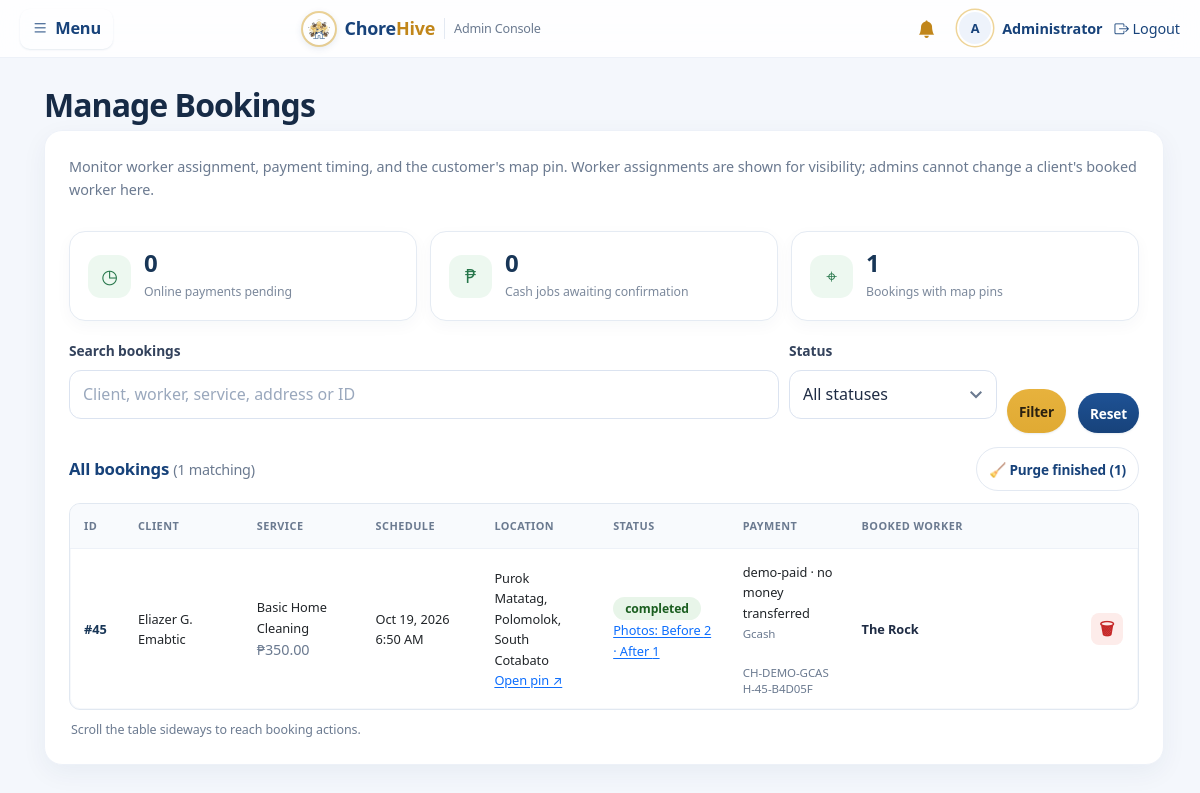
The app's page /admin/bookings.php (signed in) with its own data.
### tables this page shows
CREATE TABLE bookings (
  id INT AUTO_INCREMENT PRIMARY KEY,
  client_id INT NOT NULL,
  worker_id INT NULL,
  service_id INT NOT NULL,
  schedule DATETIME NOT NULL,
  address VARCHAR(255) NOT NULL,
  notes TEXT,
  status ENUM('pending','assigned','in_progress','awaiting_verification','completed','cancelled') DEFAULT 'pending',
  payment_status ENUM('unpaid','paid','demo_paid') NOT NULL DEFAULT 'unpaid',
  payment_method ENUM('cash','gcash','maya') NOT NULL DEFAULT 'cash',
  payment_reference VARCHAR(80) NULL,
  paid_at DATETIME NULL,
  paymongo_checkout_id VARCHAR(80) NULL,
  paymongo_payment_id VARCHAR(80) NULL,
  client_started_ack TINYINT(1) NOT NULL DEFAULT 0,
  cancel_reason VARCHAR(255) NULL,
  address_lat DECIMAL(10,7) NULL,
  address_lng DECIMAL(10,7) NULL,
  total_price DECIMAL(10,2) NOT NULL DEFAULT 0,
  created_at TIMESTAMP DEFAULT CURRENT_TIMESTAMP,
  FOREIGN KEY (client_id) REFERENCES users(id),
  FOREIGN KEY (worker_id) REFERENCES users(id),
  FOREIGN KEY (service_id) REFERENCES services(id)
);

CREATE TABLE users (
  id INT AUTO_INCREMENT PRIMARY KEY,
  name VARCHAR(100) NOT NULL,
  email VARCHAR(120) NOT NULL UNIQUE,
  password VARCHAR(255) NOT NULL,
  role ENUM('client','worker','admin') NOT NULL DEFAULT 'client',
  worker_approved TINYINT(1) NOT NULL DEFAULT 0,
  phone VARCHAR(30),
  address VARCHAR(255),
  city VARCHAR(100) NULL,
  bio TEXT,
  avatar VARCHAR(255) NULL,
  is_new TINYINT(1) DEFAULT 1,
  created_at TIMESTAMP DEFAULT CURRENT_TIMESTAMP
);

CREATE TABLE services (
  id INT AUTO_INCREMENT PRIMARY KEY,
  name VARCHAR(100) NOT NULL,
  description TEXT,
  base_price DECIMAL(10,2) NOT NULL,
  duration_hours INT DEFAULT 2
);

### config.php (called while the page is built, shortened)
<?php
function e($s) { return htmlspecialchars($s ?? '', ENT_QUOTES, 'UTF-8'); }
function status_class($s) {
    return ['pending'=>'warn','assigned'=>'info','in_progress'=>'info',
            'awaiting_verification'=>'warn','completed'=>'ok','cancelled'=>'err'][$s] ?? '';
}

### admin/bookings.php (the view, shortened to what this page needs)
<?php
require '../config.php';
require '../layout.php';
$bookingSearch = trim((string)($_GET['q'] ?? ''));
$whereParts = [];
$bookingWhere = $whereParts ? ' WHERE '.implode(' AND ', $whereParts) : '';
$res = $conn->query("SELECT b.*, s.name service, c.name client, w.name worker,
  (SELECT COUNT(*) FROM booking_photos p WHERE p.booking_id=b.id AND p.stage='before') before_count,
  (SELECT COUNT(*) FROM booking_photos p WHERE p.booking_id=b.id AND p.stage='after') after_count
  FROM bookings b JOIN services s ON s.id=b.service_id
  JOIN users c ON c.id=b.client_id LEFT JOIN users w ON w.id=b.worker_id
  $bookingWhere ORDER BY b.created_at DESC");
$finished = (int)$conn->query("SELECT COUNT(*) c FROM bookings WHERE status IN ('completed','cancelled')")->fetch_assoc()['c'];
$unpaidOnline = (int)$conn->query("SELECT COUNT(*) c FROM bookings WHERE payment_method IN ('gcash','maya') AND payment_status='unpaid' AND status NOT IN ('cancelled','completed')")->fetch_assoc()['c'];
$cashAwaiting = (int)$conn->query("SELECT COUNT(*) c FROM bookings WHERE payment_method='cash' AND payment_status='unpaid' AND status='awaiting_verification'")->fetch_assoc()['c'];
$pinnedBookings = (int)$conn->query("SELECT COUNT(*) c FROM bookings WHERE address_lat IS NOT NULL AND address_lng IS NOT NULL AND status NOT IN ('cancelled')")->fetch_assoc()['c'];
?>
<h1>Manage Bookings</h1>
<div class="card">
  <p class="muted" style="margin-bottom:14px;">Monitor worker assignment, payment timing, and the customer's map pin. Worker assignments are shown for visibility; admins cannot change a client's booked worker here.</p>
  <div class="market-admin-stats booking-admin-stats">
    <div class="market-admin-stat"><span class="market-admin-stat-icon">◷</span><div><b><?= $unpaidOnline ?></b><small>Online payments pending</small></div></div>
    <div class="market-admin-stat"><span class="market-admin-stat-icon">₱</span><div><b><?= $cashAwaiting ?></b><small>Cash jobs awaiting confirmation</small></div></div>
    <div class="market-admin-stat"><span class="market-admin-stat-icon">⌖</span><div><b><?= $pinnedBookings ?></b><small>Bookings with map pins</small></div></div>
  </div>
  <form method="get" style="display:flex;gap:10px;flex-wrap:wrap;margin-bottom:14px;align-items:flex-end;">
    <div style="flex:1;min-width:190px;display:flex;flex-direction:column;">
      <label for="bookingSearch" style="margin-bottom:4px;">Search bookings</label>
      <input id="bookingSearch" name="q" value="<?= e($bookingSearch) ?>" placeholder="Client, worker, service, address or ID">
    </div>
    <div style="display:flex;flex-direction:column;">
      <label for="bookingStatus" style="margin-bottom:4px;">Status</label>
      <select id="bookingStatus" name="status"><option value="">All statuses</option></select>
    </div>
    <div style="display:flex;gap:8px;align-items:flex-end;">
      <button class="btn btn-sm" type="submit">Filter</button>
      <a class="btn btn-sm btn-sec" href="bookings.php">Reset</a>
    </div>
  </form>
  <div style="display:flex;justify-content:space-between;align-items:center;gap:12px;flex-wrap:wrap;margin-bottom:12px;">
    <h2 style="margin-bottom:0;">All bookings <span class="muted" style="font-weight:400;">(<?= (int)$res->num_rows ?> matching)</span></h2>
    <?php if ((int)$finished > 0): ?>
      <form method="post" data-confirm="Purge all $finished finished booking(s) site-wide?\n\nThis permanently deletes their checklists, photos, feedback and uploaded files." data-confirm-title="Purge bookings" data-confirm-yes="Yes, purge">
        <button class="btn btn-sm btn-outline" name="purge_finished" value="1">🧹 Purge finished (<?= (int)$finished ?>)</button>
      </form>
    <?php endif; ?>
  </div>
  <div class="table-wrap">
  <table class="fixed-cols">
    <colgroup><col style="width:5%"><col style="width:11%"><col style="width:11%"><col style="width:11%"><col style="width:11%"><col style="width:12%"><col style="width:11%"><col style="width:20%"><col style="width:8%"></colgroup>
    <tr><th>ID</th><th>Client</th><th>Service</th><th>Schedule</th><th>Location</th><th>Status</th><th>Payment</th><th>Booked worker</th><th></th></tr>
    <?php while ($b = $res->fetch_assoc()): ?>
    <tr>
      <td>#<?= $b['id'] ?></td>
      <td><?= e($b['client']) ?></td>
      <td><?= e($b['service']) ?><br><span class="muted">₱<?= number_format($b['total_price'],2) ?></span></td>
      <td><?= date('M j, Y g:i A', strtotime($b['schedule'])) ?></td>
      <td><?= e($b['address']) ?><?php if ($b['address_lat'] !== null && $b['address_lng'] !== null): ?><br><a target="_blank" rel="noopener" href="https://www.google.com/maps/search/?api=1&amp;query=<?= rawurlencode((string)$b['address_lat'] . ',' . (string)$b['address_lng']) ?>">Open pin ↗</a><?php else: ?><br><small class="muted">No pin</small><?php endif; ?></td>
      <td><span class="badge <?= status_class($b['status']) ?>"><?= str_replace('_',' ',$b['status']) ?></span><br><a href="photos.php?id=<?= (int)$b['id'] ?>">Photos: Before <?= (int)$b['before_count'] ?> · After <?= (int)$b['after_count'] ?></a></td>
      <td><?= e($b['payment_status'] === 'demo_paid' ? 'demo-paid · no money transferred' : $b['payment_status']) ?><br><small class="muted"><?= e(ucfirst($b['payment_method'])) ?></small><?php if ($b['payment_reference']): ?><br><small class="muted"><?= e($b['payment_reference']) ?></small><?php endif; ?></td>
      <td><?php if (!empty($b['worker'])): ?><span class="booking-worker-name"><?= e($b['worker']) ?></span><?php else: ?><span class="muted">Not assigned</span><?php endif; ?></td>
      <td>
        <form method="post" data-confirm="Delete booking #<?= $b['id'] ?>\n<?= e($b['client']) ?> · <?= e($b['service']) ?>\n\nThis permanently removes the checklist, photos, feedback and uploaded files." data-confirm-title="Delete booking" data-confirm-yes="Yes, delete">
          <button class="icon-btn danger" name="delete" value="<?= $b['id'] ?>" title="Delete booking" aria-label="Delete booking">🗑</button>
        </form>
      </td>
    </tr>
    <?php endwhile; ?>
  </table>
  </div>
  <?php if ($res->num_rows > 0): ?><p class="table-scroll-hint">Scroll the table sideways to reach booking actions.</p><?php endif; ?>
</div>
<?php require '../footer.php'; ?>

### records on screen
bookings: id "45", client.name "Eliazer G. Emabtic", service.name "Basic Home Cleaning", total_price "350.00", schedule "Oct 19, 2026 6:50 AM", address "Purok Matatag, Polomolok, South Cotabato", status "completed", before_count "2", after_count "1", payment_status "demo-paid · no money transferred", payment_method "Gcash", payment_reference "CH-DEMO-GCASH-45-B4D05F", worker.name "The Rock"

### other values on screen
initials($u['name']) "A"
$u['name'] "Administrator"
$unpaidOnline "0"
$cashAwaiting "0"
$pinnedBookings "1"
$res->num_rows "1"
$finished "1"
